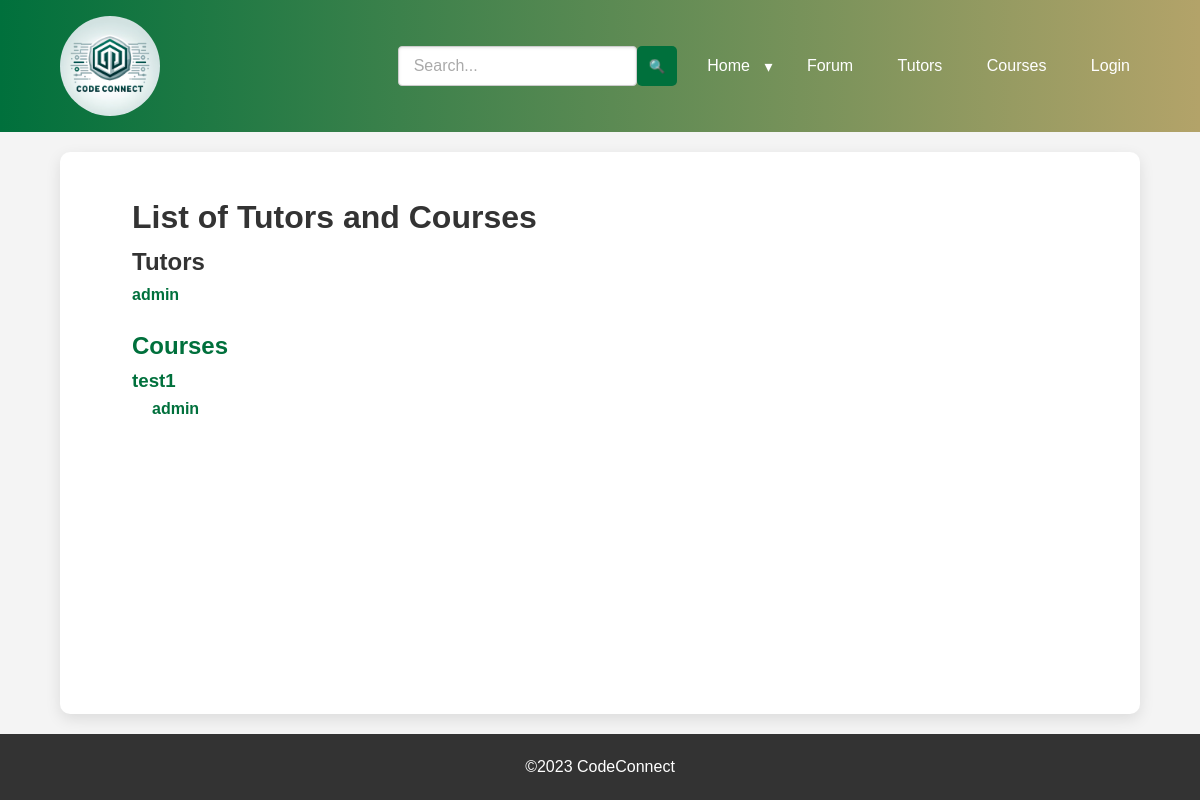
/tutoring/list_tutors, run on an earlier commit of the app's database.
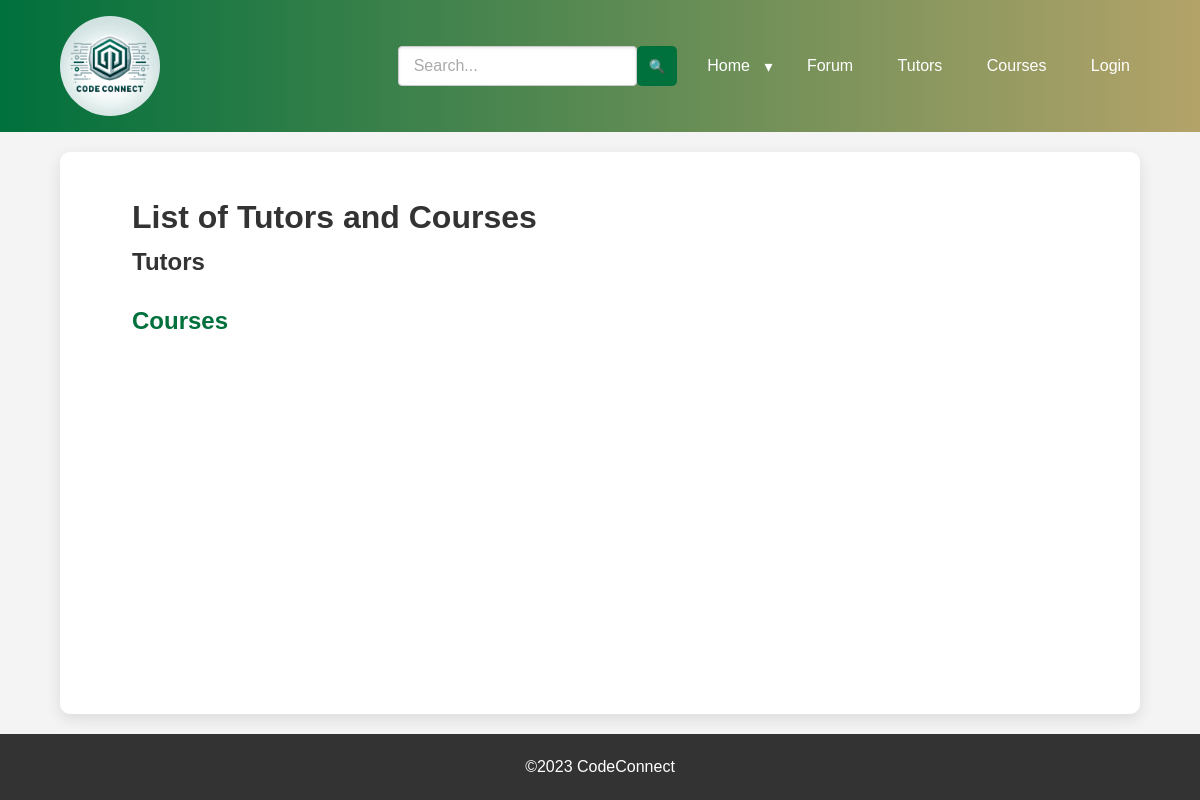
And on a later commit of the database.
### app/models.py (models this page shows, shortened)
class User(UserMixin, db.Model):
    id = db.Column(db.Integer, primary_key=True)
    username = db.Column(db.String(64), index=True, unique=True)
    email = db.Column(db.String(120), index=True, unique=True)
    password_hash = db.Column(db.String(128))
    description = db.Column(db.Text, default='')
    profile = db.relationship('Profile', back_populates='user', uselist=False)
    events = db.relationship('Event', back_populates='organizer', lazy='dynamic')
    posts = db.relationship('ForumPost', back_populates='author', lazy='dynamic')
    comments = db.relationship('Comment', back_populates='commenter', lazy='dynamic')
    is_tutor = db.Column(db.Boolean, default=False)  # Indicates if the user is available for tutoring
    sessions = db.relationship('TutoringSession', back_populates='tutor', lazy='dynamic')
    courses = db.relationship('Course', secondary=tutors_courses, back_populates='tutors')
    forums = db.relationship('Forum', back_populates='user', lazy='dynamic')

class Course(db.Model):
    id = db.Column(db.Integer, primary_key=True)
    name = db.Column(db.String(100))
    description = db.Column(db.Text)
    creator_id = db.Column(db.Integer, db.ForeignKey('user.id'))
    sessions = db.relationship('TutoringSession', back_populates='course', lazy='dynamic')
    tutors = db.relationship('User', secondary=tutors_courses, back_populates='courses')
    forums = db.relationship('Forum', secondary=courses_forums, back_populates='courses')

### app/tutoring/routes.py (the view)
@tutoring.route('/list_tutors')
def list_tutors():
    tutors = User.query.filter_by(is_tutor=True).all()
    courses_with_tutors = Course.query.all()
    return render_template('tutoring/list_tutors.html', tutors=tutors, courses_with_tutors=courses_with_tutors)

### app/tutoring/templates/tutoring/list_tutors.html (shortened to what this page needs)
{% extends 'base.html' %}
{% block content %}
<main class="container">
    <div class="container">
        <h1>List of Tutors and Courses</h1>
        <h2 class="tutors-title">Tutors</h2>
        <ul class="tutor-list">
            {% for tutor in tutors %}
                <li class="tutor-item">
                    <a href="{{ url_for('tutoring.tutor_profile', tutor_id=tutor.id) }}">{{ tutor.username }}</a>
                </li>
            {% endfor %}
        </ul>
        <h2 class="courses-title">Courses</h2>
        {% for course in courses_with_tutors %}
            <div class="course-item">
                <h3><a href="{{ url_for('courses.course_detail', course_id=course.id) }}">{{ course.name }}</a></h3>
                <ul class="tutor-list indented">
                    {% for tutor in course.tutors %}
                        <li class="tutor-item">
                            <a href="{{ url_for('tutoring.tutor_profile', tutor_id=tutor.id) }}">{{ tutor.username }}</a>
                        </li>
                    {% endfor %}
                </ul>
            </div>
        {% endfor %}
    </div>
</main>
{% endblock %}

What changed in the data, as far as the page shows it:
removed User: username "admin"
removed Course: name "test1"
